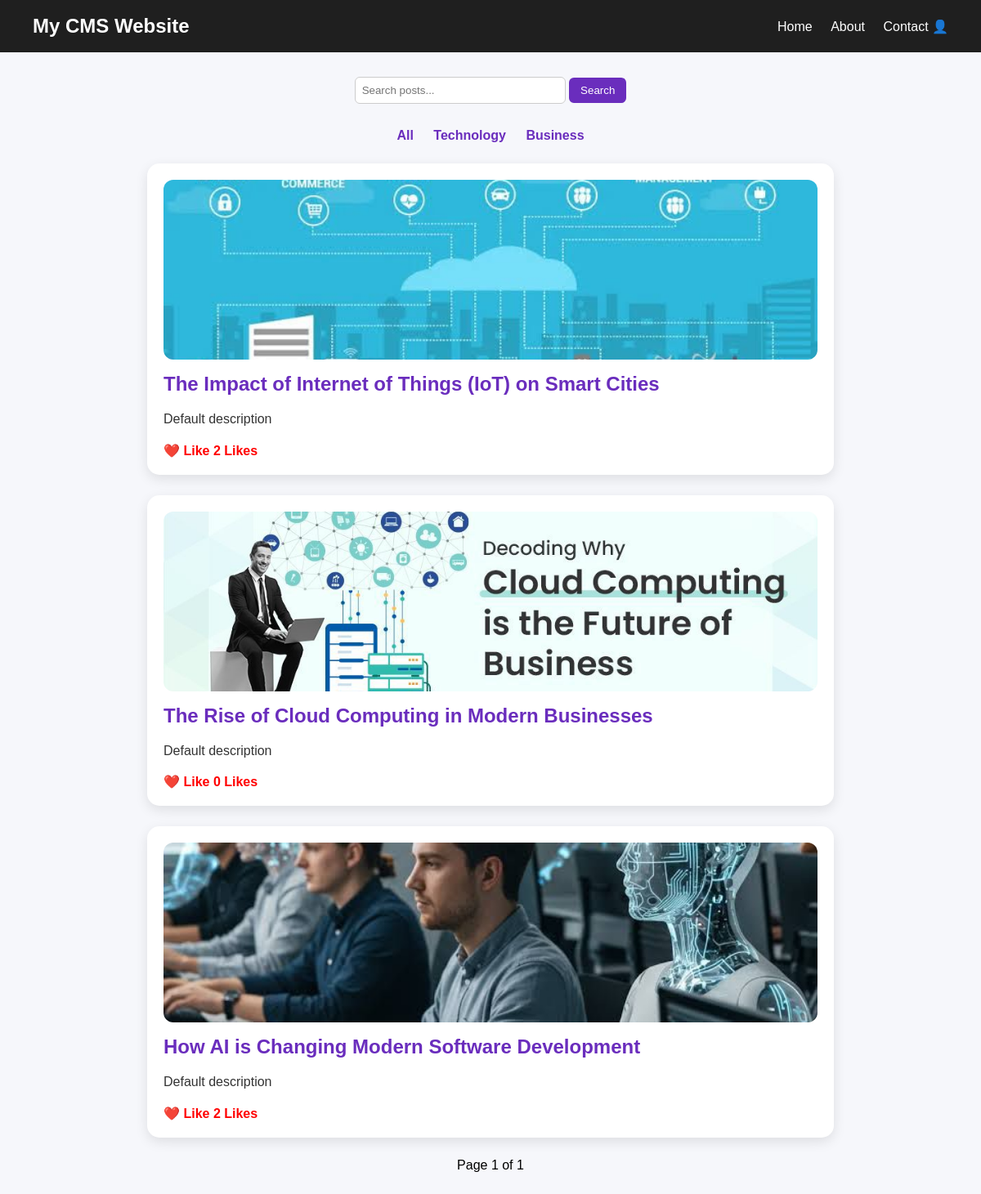
Page /?category=Technology on the committed database.
### cms/models.py (models this page shows, shortened)
class Category(models.Model):
    name = models.CharField(max_length=100)

class Post(models.Model):
    title = models.CharField(max_length=200)
    short_description = models.CharField(max_length=300)
    content = models.TextField()
    author = models.ForeignKey(User, on_delete=models.CASCADE)
    category = models.ForeignKey(Category, on_delete=models.CASCADE)
    image = models.ImageField(upload_to='post_images/', blank=True, null=True)
    likes = models.PositiveIntegerField(default=0)
    created_at = models.DateTimeField(auto_now_add=True)

### cms/views.py (the view)
# urls.py: path('', views.home, name='home'),
def home(request):
    category = request.GET.get('category')
    search = request.GET.get('search')
    posts = Post.objects.all().order_by('-created_at')
    if category:
        posts = posts.filter(category__name=category)
    if search:
        posts = posts.filter(title__icontains=search)
    paginator = Paginator(posts, 3)
    page_number = request.GET.get('page')
    page_obj = paginator.get_page(page_number)
    categories = Category.objects.all()
    return render(request, 'cms/home.html', {
        'posts': page_obj,
        'categories': categories,
        'page_obj': page_obj
    })

### templates/cms/home.html (shortened to what this page needs)
<!DOCTYPE html>
<html>
<head>
</head>
<body>
<header>
    <div class="logo">My CMS Website</div>
    <div class="menu">
        <a href="/">Home</a>
        <a href="/about/">About</a>
        <a href="/contact/">Contact</a>
        👤 {{ request.user.username }}
    </div>
</header>
<div class="search-box">
<form>
<input type="text" name="search" placeholder="Search posts...">
<button>Search</button>
</form>
</div>
<div class="categories">
<a href="/">All</a>
{% for cat in categories %}
<a href="/?category={{cat.name}}">{{cat.name}}</a>
{% endfor %}
</div>
<div class="container">
{% for post in posts %}
<div class="post">
{% if post.image %}
<img src="{{ post.image.url }}">
{% endif %}
<h2>
<a href="/post/{{post.id}}/">
{{ post.title }}
</a>
</h2>
<p>{{ post.short_description }}</p>
<a class="like" href="/like/{{post.id}}/">❤️ Like {{ post.likes }} Likes</a>
</div>
{% empty %}
<p>No posts found</p>
{% endfor %}
</div>
<div class="pagination">
Page {{ page_obj.number }} of {{ page_obj.paginator.num_pages }}
</div>
</body>
</html>

### templates/cms/home.html (style rules this page uses)
body { font-family: Arial, sans-serif; background:#f6f7fb; margin:0; }
header { background:#1f1f1f; color:white; padding:18px 40px; display:flex; justify-content:space-between; align-items:center; }
header .logo { font-size:24px; font-weight:bold; }
header .menu a { color:white; text-decoration:none; margin-left:18px; font-size:16px; }
.search-box { text-align:center; margin:30px 0; }
.search-box input { padding:8px; width:240px; border-radius:6px; border:1px solid #ccc; }
.search-box button { padding:8px 14px; background:#6a2dbd; color:white; border:none; border-radius:6px; cursor:pointer; }
.categories { text-align:center; margin-bottom:25px; }
.categories a { margin:10px; text-decoration:none; color:#6a2dbd; font-weight:bold; }
.container { width:70%; margin:auto; }
.post { background:white; padding:20px; border-radius:15px; margin-bottom:25px; box-shadow:0 5px 15px rgba(0,0,0,0.1); }
.post img { width:100%; height:220px; object-fit:cover; border-radius:12px; margin-bottom:12px; }
.post h2 { margin:0; }
.post h2 a { color:#6a2dbd; text-decoration:none; }
.post p { color:#333; line-height:1.6; }
.like { color:red; font-weight:bold; text-decoration:none; }
.pagination { text-align:center; margin-bottom:40px; }

### rows in the picture
Category: name "Technology"
Category: name "Business"
Post: image (picture), title "The Impact of Internet of Things (IoT) on Smart Cities", short_description "Default description", likes "2"
Post: image (picture), title "The Rise of Cloud Computing in Modern Businesses", short_description "Default description", likes "0"
Post: image (picture), title "How AI is Changing Modern Software Development", short_description "Default description", likes "2"

### other values in the picture
{{ page_obj.number }} "1"
{{ page_obj.paginator.num_pages }} "1"
